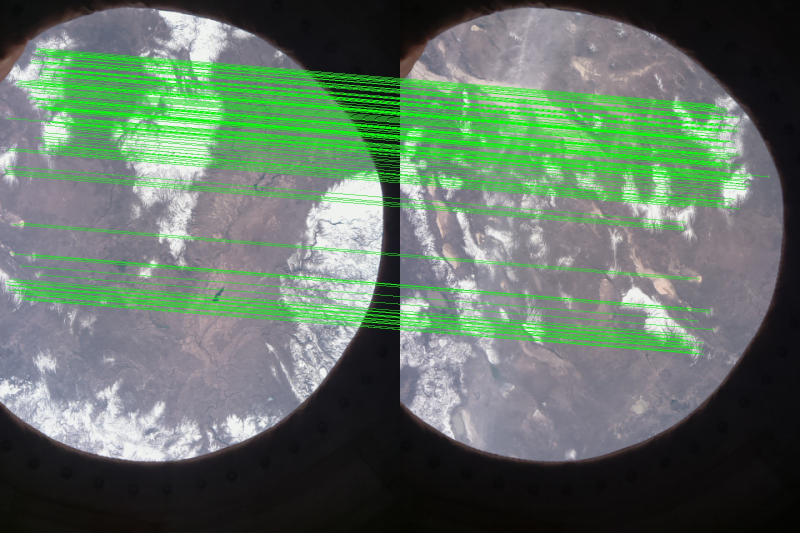
#> input picture Team Lampone - ISS Orbit/versione_ok/postprocessing/EnviroPi_20160223_184131_keypoints.jpg, 1600 x 1066 px (shown at 1/2 size)
$ python -i opencv_stitcher.py   (imports and definitions only)
#> lines starting #> are read from the running program, lines starting #| are printed output that depends on the picture
# https://www.pyimagesearch.com/2016/01/11/opencv-panorama-stitching/
# https://www.pyimagesearch.com/2015/07/16/where-did-sift-and-surf-go-in-opencv-3/
import imutils
import cv2
import numpy as np
from matplotlib import pyplot as plt

class MyStitcher:
	def __init__(self):
		# determine if we are using OpenCV v3.X
		self.isv3 = imutils.is_cv3()
		self.homography = None

	def getHomography(self):
		return self.homography

	def stitch(self, images, ratio=0.75, reprojThresh=4.0,
		showMatches=False):
		# unpack the images, then detect keypoints and extract
		# local invariant descriptors from them
		(imageB, imageA) = images
		(kpsA, featuresA) = self.detectAndDescribe(imageA)
		(kpsB, featuresB) = self.detectAndDescribe(imageB)

		# match features between the two images
		M = self.matchKeypoints(kpsA, kpsB,
		featuresA, featuresB, ratio, reprojThresh)

		# if the match is None, then there aren't enough matched
		# keypoints to create a panorama
		if M is None:
			return None

		# otherwise, apply a perspective warp to stitch the images
		# together
		(matches, H, status) = M
		self.homography = H
		result = cv2.warpPerspective(imageA, H,
		(imageA.shape[1] + imageB.shape[1], imageA.shape[0]))
		result[0:imageB.shape[0], 0:imageB.shape[1]] = imageB

		# check to see if the keypoint matches should be visualized
		if showMatches:
			vis = self.drawMatches(imageA, imageB, kpsA, kpsB, matches,
			status)
			# return a tuple of the stitched image and the
			# visualization
			return (result, vis)

		# return the stitched image
		return result

	# [79 lines left out: functions detectAndDescribe, matchKeypoints, drawMatches, not called in this run]

>>> import cv2
>>> picture = cv2.imread('EnviroPi_20160223_184131_keypoints.jpg', cv2.IMREAD_GRAYSCALE)
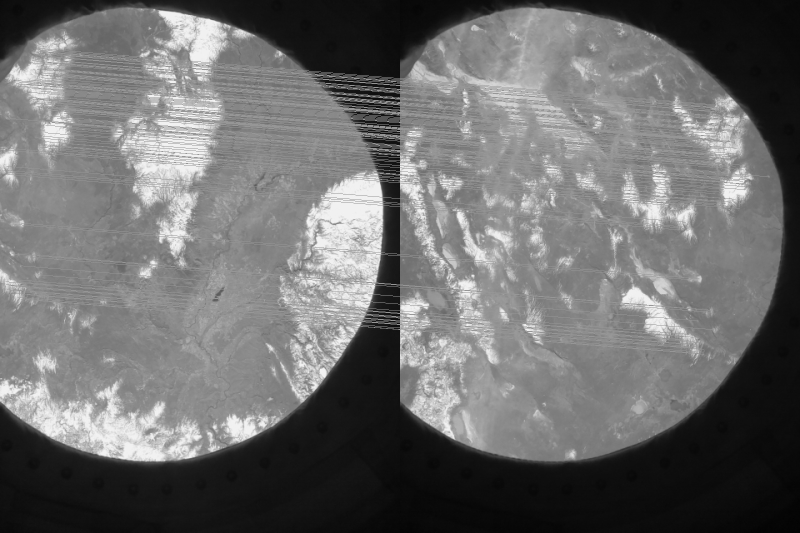
#> picture: shape (1066, 1600) (shown at 1/2 size); min 1, max 250, mean 108.4
>>> result = MyStitcher().stitch(picture)
#> (the run stopped early here; a loop or call above may not have finished)

$ run again, on Team Lampone - ISS Orbit/versione_ok/postprocessing/EnviroPi_20160223_184203_keypoints.jpg
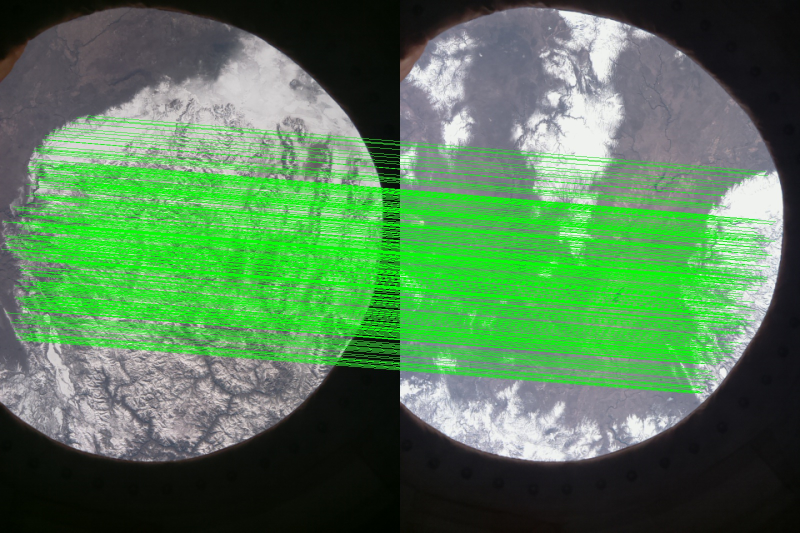
#> input picture Team Lampone - ISS Orbit/versione_ok/postprocessing/EnviroPi_20160223_184203_keypoints.jpg, 1600 x 1066 px (shown at 1/2 size)
#> `picture = cv2.imread('EnviroPi_20160223_184131_keypoints.jpg', cv2.IMR..`:
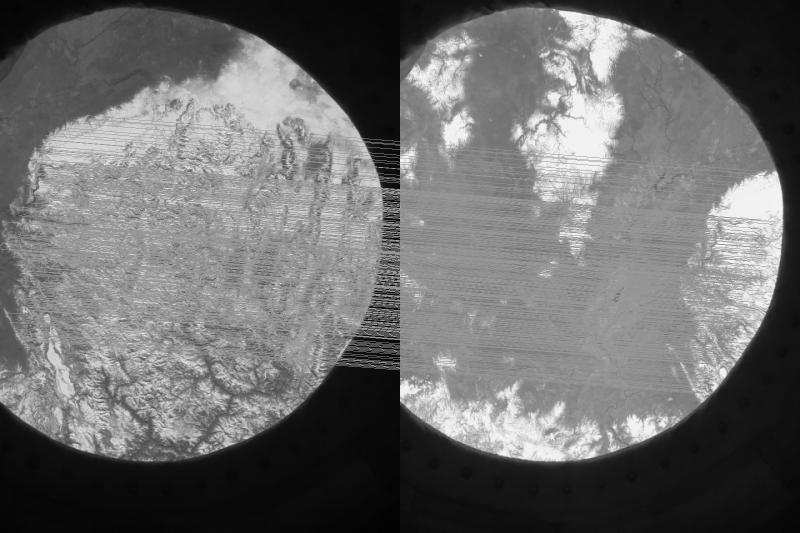
#> picture: shape (1066, 1600) (shown at 1/2 size); min 1, max 248, mean 107.8

$ run again, on Team Lampone - ISS Orbit/versione_ok/postprocessing/EnviroPi_20160223_184234_keypoints.jpg
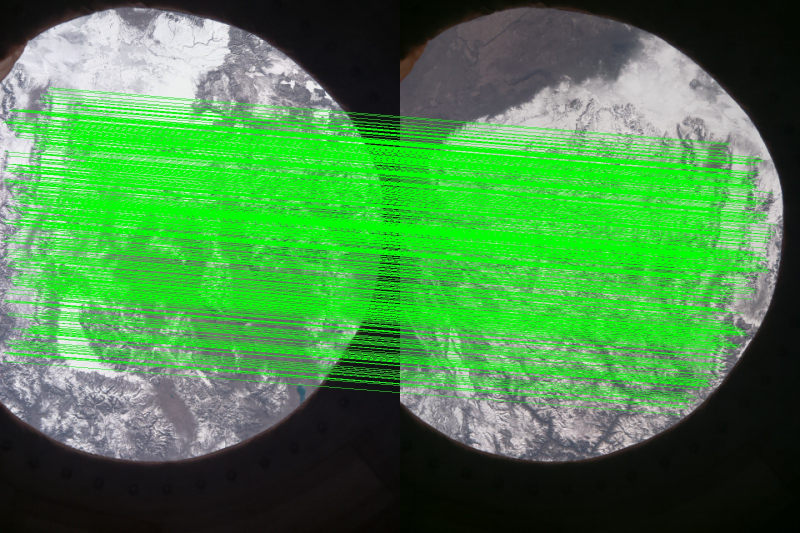
#> input picture Team Lampone - ISS Orbit/versione_ok/postprocessing/EnviroPi_20160223_184234_keypoints.jpg, 1600 x 1066 px (shown at 1/2 size)
#> `picture = cv2.imread('EnviroPi_20160223_184131_keypoints.jpg', cv2.IMR..`:
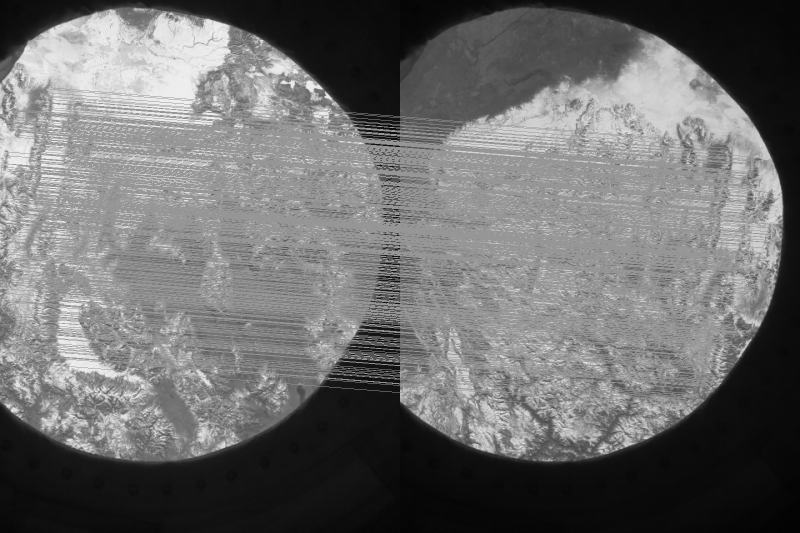
#> picture: shape (1066, 1600) (shown at 1/2 size); min 1, max 246, mean 109.1

$ run again, on Team Lampone - ISS Orbit/versione_ok/postprocessing/EnviroPi_20160223_184305_keypoints.jpg
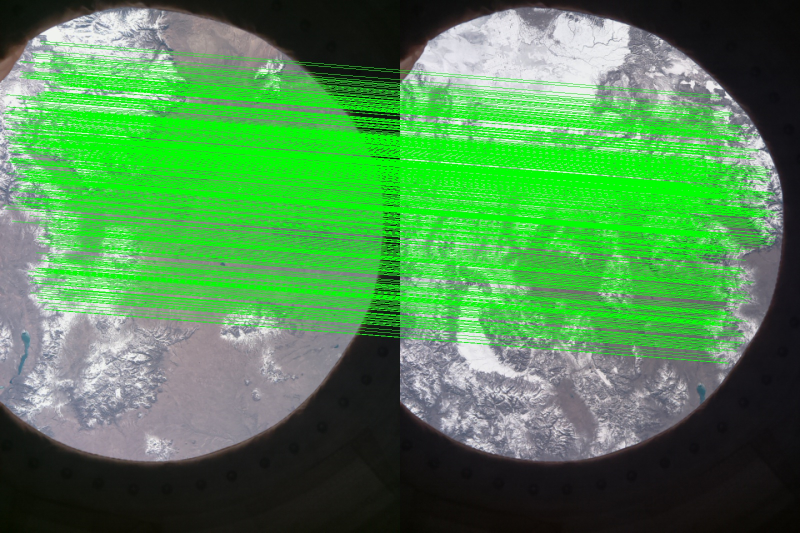
#> input picture Team Lampone - ISS Orbit/versione_ok/postprocessing/EnviroPi_20160223_184305_keypoints.jpg, 1600 x 1066 px (shown at 1/2 size)
#> `picture = cv2.imread('EnviroPi_20160223_184131_keypoints.jpg', cv2.IMR..`:
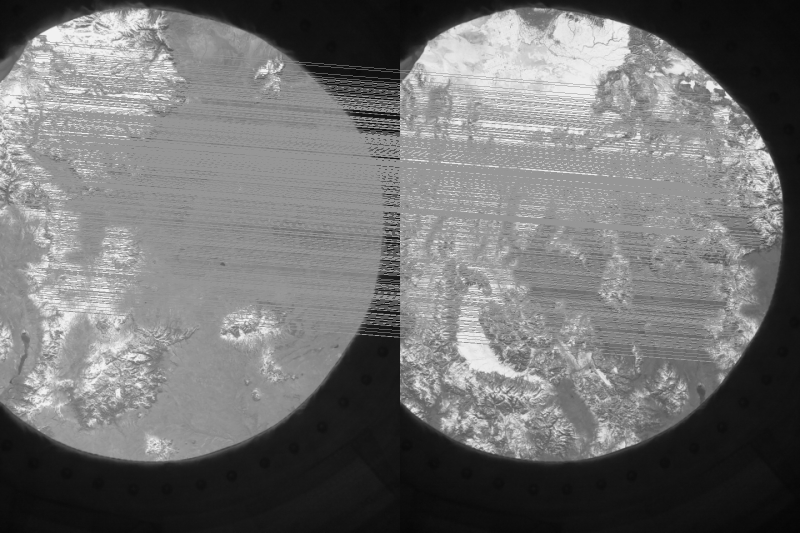
#> picture: shape (1066, 1600) (shown at 1/2 size); min 3, max 248, mean 113.9
